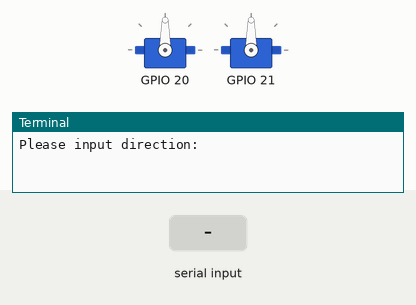
A program run on a simulated Raspberry Pi (BCM pin numbers). Shown: 2 × servo, the last lines printed to the terminal. Inputs (shaded band) come from the test bench. Servo angles are drawn from the pulse width (0.5 ms = 0°, 2.5 ms = 180°).

Above: at 1.9 s.
2.0 s: "F" typed at the terminal, then Enter
At 2.5 s:
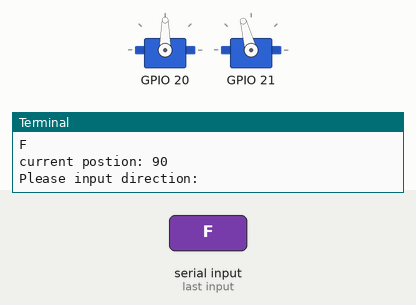
3.5 s: "F" typed at the terminal, then Enter
At 4.7 s:
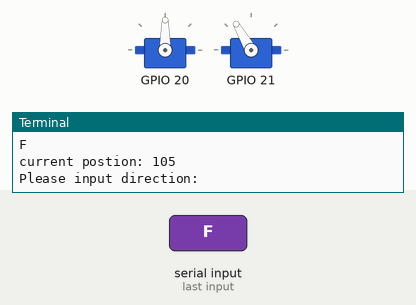
5.0 s: "R" typed at the terminal, then Enter
At 5.9 s:
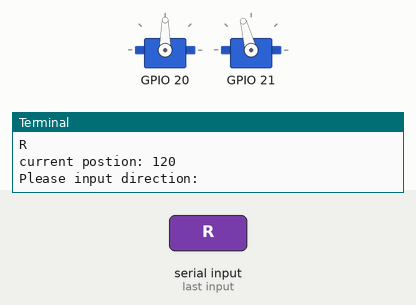
Timing chart, 0 to 8.0 s (numbered marks = the images above; inputs shaded):
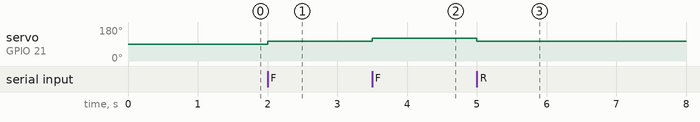

The program:

sg90.py
```python
# -*- coding: UTF-8 -*-
import RPi.GPIO as GPIO
import time
import atexit

# 这个类表示单个的SG90模块
class Steering:
    max_delay = 0.2
    min_delay = 0.05

    def __init__(self, channel, init_position, min_angle, max_angle, speed):
        self.channel = channel
        self.init_position = init_position
        self.position = init_position
        self.min_angle = min_angle
        self.max_angle = max_angle
        self.speed = speed

        atexit.register(GPIO.cleanup)
        GPIO.setmode(GPIO.BCM)
        GPIO.setwarnings(False)
        GPIO.setup(self.channel, GPIO.OUT, initial=False)

        self.pwm = GPIO.PWM(self.channel, 50)  # PWM
        self.pwm.start(2.5 + 10 * self.position / 180)  # 让舵机转到初始位置
        time.sleep(Steering.max_delay)
        self.pwm.ChangeDutyCycle(0)  # 这一步比较重要，如果不加的话，舵机会不规则抖动（具体原因还不知道）
        time.sleep(Steering.min_delay)

    def forwardRotation(self):
        print("current postion: " + str(self.position))

        if (self.position + self.speed) <= self.max_angle:
            self.position = self.position + self.speed
            self.pwm.ChangeDutyCycle(2.5 + 10 * self.position / 180)  # 设置舵机角度
            time.sleep(Steering.min_delay)
            self.pwm.ChangeDutyCycle(0)  # 舵机回到中位
            time.sleep(Steering.min_delay)

    def reverseRotation(self):
        print("current postion: " + str(self.position))

        if (self.position - self.speed) >= self.min_angle:
            self.position = self.position - self.speed
            self.pwm.ChangeDutyCycle(2.5 + 10 * self.position / 180)  # 设置舵机角度
            time.sleep(Steering.min_delay)
            self.pwm.ChangeDutyCycle(0)  # 舵机回到中位
            time.sleep(Steering.min_delay)

    def reset(self):
        self.position = self.init_position
        self.pwm.start(2.5 + 10 * self.init_position / 180)  # 让舵机转到初始位置
        time.sleep(Steering.max_delay)
        self.pwm.ChangeDutyCycle(0)  # 这一步比较重要，如果不加的话，舵机会不规则抖动（具体原因还不知道）
        time.sleep(Steering.min_delay)

    def stop(self):
        self.pwm.stop()
        time.sleep(Steering.max_delay)
        GPIO.cleanup()


vertical_steer = Steering(20, 90, 60, 180, 15) # GPIO编号 初始角度 最小角度 最大角度 每次旋转的角度
horizontal_steer = Steering(21, 90, 45, 150, 15)

if __name__ == "__main__":
    steer = Steering(21, 90, 0, 180, 15)
    while True:
        direction = input("Please input direction: ")
        if direction == "F":
            steer.forwardRotation()
        elif direction == "R":
            steer.reverseRotation()
        elif direction == "S":
            steer.stop()
```

Measured:
- after the input at 2.0 s, servo on GPIO 21: 90° → 105° at once
- after the input at 3.5 s, servo on GPIO 21: 105° → 120° at once
- after the input at 5.0 s, servo on GPIO 21: 120° → 105° at once
